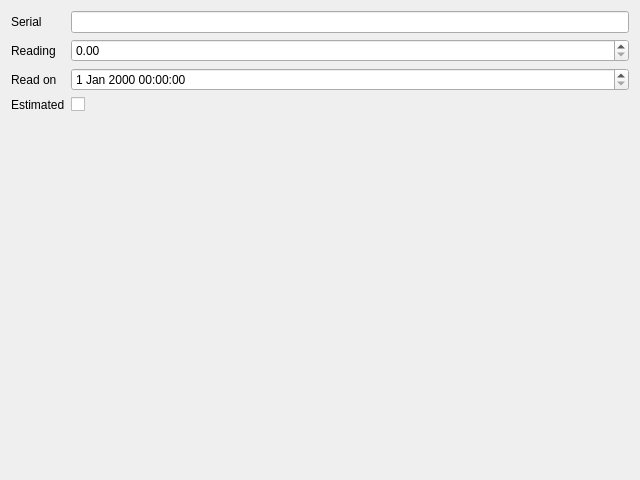
<?xml version="1.0" encoding="UTF-8"?>
<!-- SPDX-License-Identifier: MIT -->
<ui version="4.0">
 <class>MeterDialog</class>
 <widget class="QDialog" name="MeterDialog">
  <property name="geometry">
   <rect>
    <x>0</x>
    <y>0</y>
    <width>640</width>
    <height>480</height>
   </rect>
  </property>
  <property name="windowTitle">
   <string>Meter</string>
  </property>
  <layout class="QFormLayout" name="formLayout">
   <item row="0" column="0">
    <widget class="QLabel" name="label_serialEdit">
     <property name="text">
      <string>Serial</string>
     </property>
     <property name="buddy">
      <cstring>serialEdit</cstring>
     </property>
    </widget>
   </item>
   <item row="0" column="1">
    <widget class="QLineEdit" name="serialEdit"/>
   </item>
   <item row="1" column="0">
    <widget class="QLabel" name="label_readingEdit">
     <property name="text">
      <string>Reading</string>
     </property>
     <property name="buddy">
      <cstring>readingEdit</cstring>
     </property>
    </widget>
   </item>
   <item row="1" column="1">
    <widget class="QDoubleSpinBox" name="readingEdit"/>
   </item>
   <item row="2" column="0">
    <widget class="QLabel" name="label_readEdit">
     <property name="text">
      <string>Read on</string>
     </property>
     <property name="buddy">
      <cstring>readEdit</cstring>
     </property>
    </widget>
   </item>
   <item row="2" column="1">
    <widget class="QDateTimeEdit" name="readEdit"/>
   </item>
   <item row="3" column="0">
    <widget class="QLabel" name="label_estimatedCheck">
     <property name="text">
      <string>Estimated</string>
     </property>
     <property name="buddy">
      <cstring>estimatedCheck</cstring>
     </property>
    </widget>
   </item>
   <item row="3" column="1">
    <widget class="QCheckBox" name="estimatedCheck"/>
   </item>
  </layout>
 </widget>
 <tabstops>
  <tabstop>serialEdit</tabstop>
  <tabstop>readingEdit</tabstop>
  <tabstop>readEdit</tabstop>
  <tabstop>estimatedCheck</tabstop>
 </tabstops>
</ui>
